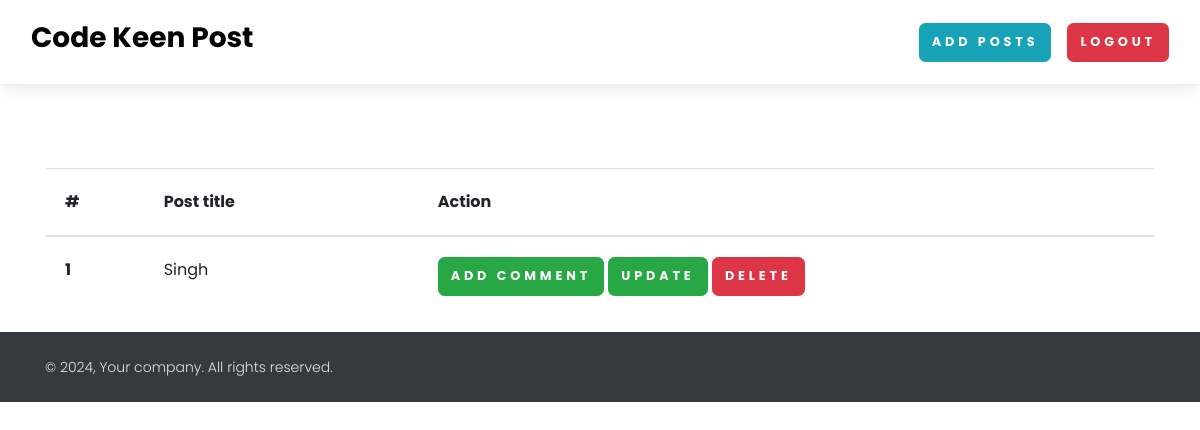
The page /see-post/ (signed in) on the database as committed earlier.
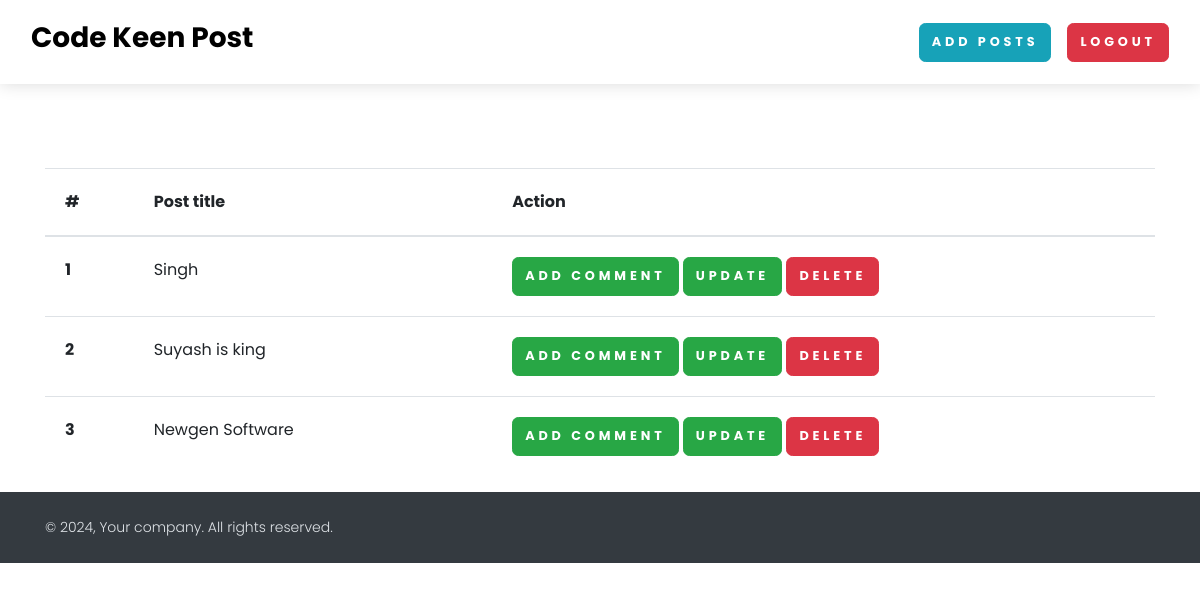
The same page on the database as committed later.
### myApp/models.py (models this page shows, shortened)
class Post(models.Model):
    title = models.CharField(max_length=100)
    slug = models.SlugField(max_length=1000, null=True, blank=True)
    content = FroalaField()
    author = models.ForeignKey(User, on_delete=models.CASCADE)
    image = models.ImageField(upload_to='post',default='1_tCLgoTtePAdJhGRImx-B-g.jpg')
    published_date = models.DateTimeField(auto_now_add=True)
    def __str__(self):
        return self.title

### myApp/views.py (the view)
# urls.py: path('see-post/', views.see_post, name="see_post"),
def see_post(request):
    context = {}
    try:
        post_objs = Post.objects.filter(author=request.user)
        context['post_objs'] = post_objs
    except Exception as e:
        print(e)
    print(context)
    return render(request, 'see_post.html', context)

### myApp/templates/see_post.html
{% extends "base.html" %}
{% load static %}
{% block start %}
<section class="mt-5 pt-5">
    <div class="container">
        <table class="table">
        <thead>
          <tr>
            <th scope="col">#</th>
            <th scope="col">Post title</th>
            <th scope="col">    </th>
            <th scope="col">Action</th>
          </tr>
        </thead>
        <tbody>
            {% for post in post_objs %}
          <tr>
            <th scope="row">{{forloop.counter}}</th>
            <td>{{post.title}}</td>
            <td>{{post.created_at}}</td>
            <td>
                <a href="{% url 'post_detail' post.slug %}" class="btn btn-success">Add Comment</a>
                <a href="{%  url 'post_update' post.slug %}" class="btn btn-success">Update</a>
                <a href="{% url 'post_delete' post.id %}" class="btn btn-danger">Delete</a>
            </td>
          </tr>
          {% endfor %}
          </tbody>
          </table>
    </div>
</section>
{% endblock %}

Rows that differ between the two databases and show on the page:
added Post: title "Suyash is king"
added Post: title "Newgen Software"
